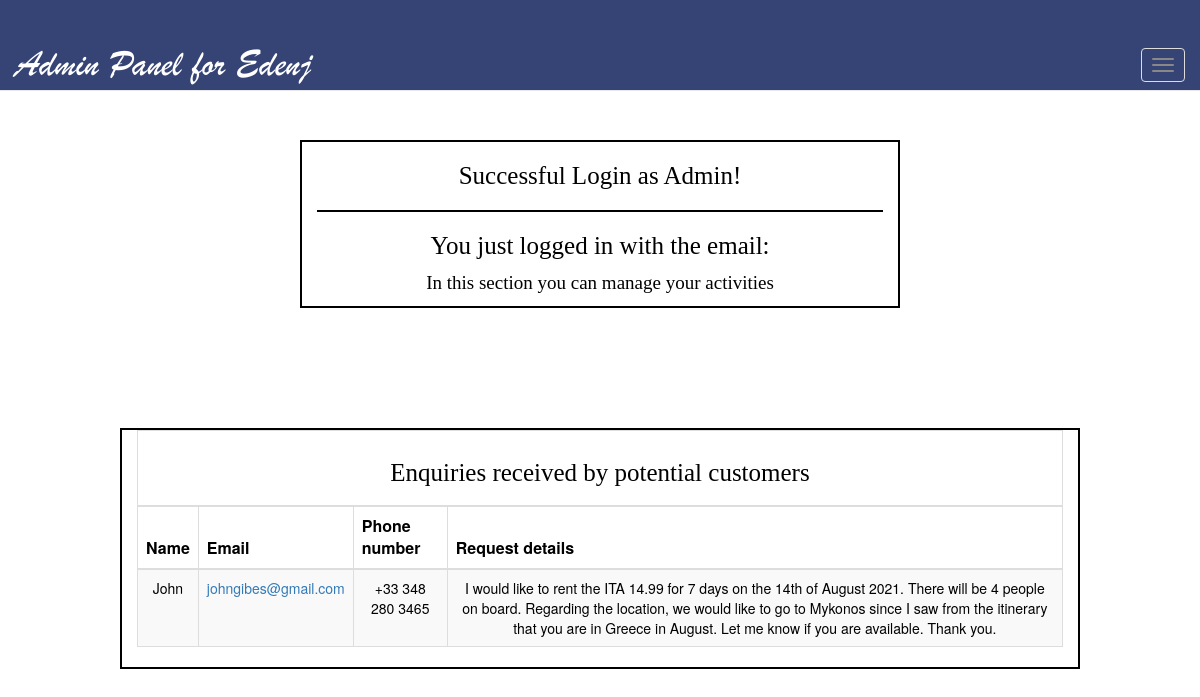
Page /admin-panel.php on the committed database.
### tables this page shows
CREATE TABLE `enquire` (
  `id` int(11) NOT NULL,
  `name` varchar(255) NOT NULL,
  `email` varchar(255) NOT NULL,
  `phone` varchar(50) NOT NULL,
  `details` varchar(999) NOT NULL
);

### admin-panel.php (the view, shortened to what this page needs)
<!DOCTYPE html>
<html>
<head>
    <link rel="stylesheet" href="https://maxcdn.bootstrapcdn.com/bootstrap/3.3.7/css/bootstrap.min.css">
    <link rel="stylesheet" href="//use.fontawesome.com/releases/v5.0.7/css/all.css">
    <link rel="stylesheet" type="text/css" href="css/style.css">
</head>
<body>
    <div class="container">
        <nav class="navbar navbar-default navbar-fixed-top my-navbar">
            <br>
            <br>
            <div class="navbar-header">
                <button type="button" data-target="#navbarCollapse" data-toggle="collapse" class="navbar-toggle">
                    <span class="icon-bar"></span>
                    <span class="icon-bar"></span>
                    <span class="icon-bar"></span>
                </button>
                <a class="navbar-brand header-text-change" style="color:white;" href="#">Admin Panel for Edenj</a>
            </div>
        </nav>
    </div>
    <br>
    <br>
    <br>
    <br>
    <br>
    <br>
    <br>
    <div class="container-fluid text-container">
        <h2>Successful Login as Admin!</h2>
        <hr>
        <h2>You just logged in with the email: <?php echo $_SESSION['email']; ?></h2>
        <p>In this section you can manage your activities</p>
    </div>
    <br>
    <br>
    <br>
    <br>
    <br>
    <br>
    <div class="container-fluid table-container">
        <div class="row">
            <div class="col-lg-12">
                <table class="table table-bordered table-striped text-center center">
                    <thead>
                        <tr>
                            <td colspan="14">
                                <h2 class="text-center m-0">Enquiries received by potential customers</h2>
                            </td>
                        </tr>
                        <tr style="font-size:16px;">
                            <th colspan="2">Name</th>
                            <th colspan="3">Email</th>
                            <th colspan="4">Phone number</th>
                            <th colspan="5">Request details</th>
                        </tr>
                    </thead>
                    <tbody>
                        <?php
                                    require_once 'config.php';
                                        $stmt = $link->prepare("SELECT * FROM enquire");
                                        $stmt->execute();
                                        $result = $stmt->get_result();
                                        while($row = $result->fetch_assoc()):
                                    ?>
                        <tr>
                            <td colspan="2"><?= $row['name'] ?></td>
                            <td colspan="3"><a href="mailto:<?= $row['email'] ?>"><?= $row['email'] ?></a></td>
                            <td colspan="4"><?= $row['phone'] ?></td>
                            <td colspan="5"><?= $row['details'] ?></td>
                        </tr>
                        <?php endwhile; ?>
                    </tbody>
                </table>
            </div>
        </div>
    </div>
</body>
</html>

### css/style.css (style rules this page uses)
.my-navbar { background-color: #354375; }
.header-text-change { font-size: 38px; font-family: Brush Script MT; }
@media (max-width: 1200px) { .navbar-header { float: none; } }
@media (max-width: 1200px) { .navbar-toggle { display: block; } }
.text-container { border: 2px solid; color: black; text-align: center; width: 50%; }
h2 { font-size: 25px; font-family: Century Gothic bold; }
p { font-size: 19px; font-family: Century Gothic; }
hr { border-color: black; border-width: 2px; }
.container-fluid { height: 100% }
.center { margin-left: auto; margin-right: auto; }

### admin-panel.php (style rules this page uses)
.table-container { border: 2px solid; color: black; text-align: center; width: 80%; }

### rows in the picture
enquire: name "John", email "johngibes@gmail.com", phone "+33 348 280 3465", details "I would like to rent the ITA 14.99 for 7 days on the 14th of August 2021. There will be 4 people on board. Regarding the location, we would like to go to Mykonos since I saw from the itinerary that you are in Greece in August. Let me know if you are available. Thank you."
